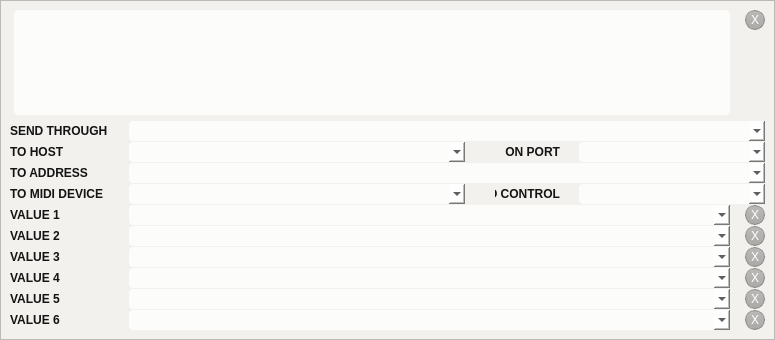
 <widget class="QWidget" name="ExtOscPatternEditor">
  <property name="geometry">
   <rect>
    <x>0</x>
    <y>0</y>
    <width>775</width>
    <height>340</height>
   </rect>
  </property>
  <property name="minimumSize">
   <size>
    <width>775</width>
    <height>340</height>
   </size>
  </property>
  <property name="windowTitle">
   <string>IanniX</string>
  </property>
  <property name="styleSheet">
   <string notr="true">QFrame#global {
	background-color: rgb(242, 241, 237);
}

QTextEdit#help {
	color: white;
	background-color: transparent;
}


QWidget {
	font: 10px &quot;Arial&quot;;
}
QLabel {
	font: bold;
}

QTabWidget::pane {
	border: 1px solid rgba(255, 255, 255, 32);
}

QLabel {
	color: rgb(20, 20, 20);
}

QLineEdit {
	background: transparent;
	border: 0px solid transparent;
}

QPushButton {
	border: 1px solid rgb(60, 60, 60, 100);
	border-radius: 10px;
	margin: 0px;
	padding: 0px;
	background-color: qlineargradient(spread:pad, x1:0, y1:0, x2:0, y2:1, stop:0 rgba(99, 100, 103, 100), stop:1 rgba(61, 61, 61, 100));
}
QPushButton {
	color: white;
}
QPushButton:hover {
	border: 1px solid rgb(0, 187, 255);
	background-color: rgb(0, 137, 241, 128);
}
QPushButton::checked, QPushButton:pressed {
	background-color: rgb(0, 187, 255);
	color: white;
}

QTreeWidget {
	color: black;
	border: 0px solid transparent;
	gridline-color: rgb(150, 152, 137);
	selection-background-color: rgb(82, 146, 218);
	background: transparent;
	background-color: rgb(0, 0, 0, 32);
	alternate-background-color: rgb(0, 0, 0, 32);
}
QTreeWidget::item {
}
QHeaderView {
	background: transparent;
	border: 0px solid transparent;
	color: rgb(203, 203, 203);
	min-height: 12px;
}
QHeaderView::section {
	background: rgba(255, 255, 255, 64);
	padding-left: 4px;
	border: 0px solid transparent;
	border-top-left-radius:  6px;
	border-top-right-radius: 6px;
	font: bold;
}

QTreeView::indicator {
	border: 1px solid rgb(60, 60, 60);
	width: 11px;
	height: 11px;
}
QTreeView::indicator:unchecked {
	background-color: qlineargradient(spread:pad, x1:0, y1:0, x2:0, y2:1, stop:0 rgba(139, 140, 143, 255), stop:1 rgba(101, 101, 101, 255));
}
QTreeView::indicator:checked {
	background-color: qlineargradient(spread:pad, x1:0, y1:0, x2:0, y2:1, stop:0 rgba(50, 237, 255), stop:1 rgba(0, 187, 255, 255));
}



QScrollBar:vertical, QScrollBar:horizontal {
	border: 0px solid transparent;
	background: rgba(255, 255, 255, 32);
}
QScrollBar::handle:vertical, QScrollBar::handle:horizontal {
	border: 0px solid transparent;
	background: rgb(161, 161, 161);
	border-radius: 3px;
}
QScrollBar:vertical {						width: 8px;					}
QScrollBar:horizontal {					height: 8px;				}
QScrollBar::handle:vertical {			min-height: 8px;		}
QScrollBar::handle:horizontal {	min-width: 8px;			}
QScrollBar::add-line:vertical, QScrollBar::add-line:hozirontal, QScrollBar::sub-line:vertical, QScrollBar::sub-line:horizontal, QScrollBar::up-arrow:vertical, QScrollBar::up-arrow:horizontal, QScrollBar::down-arrow:vertical, QScrollBar::down-arrow:horizontal {
	border: 0px solid transparent;
	background: transparent;
	width: 1px;
	height: 1px;
}
QScrollBar::add-page:vertical, QScrollBar::sub-page:vertical, QScrollBar::add-page:horizontal, QScrollBar::sub-page:horizontal {
	background: none;
}


QSplitter::handle {
	background: rgb(0,0,0, 30);
}
QSplitter::handle:pressed {
	background: rgb(0, 187, 255);
 }
QSplitter::handle:horizontal	 	{	width: 4px; }
QSplitter::handle:vertical     		{	height: 4px; }

QWidget#patternEdit {
	font: 11px &quot;Lucida Console&quot;, &quot;Monaco&quot;;
}


QPlainTextEdit, QComboBox {
	border: 0px solid transparent;
	background: rgba(255, 255, 255, 200);
	color: black;
	margin-left: 4px;
	padding-top: -4px;
	border-radius: 4px;
}
QComboBox {
	selection-color: black;
	padding-top: 0px;
	padding-left: 4px;
}
QComboBox::drop-down {
	width: 10px;
	padding: 4px;
	border: 0px solid transparent;
	background: rgb(0, 187, 255);
    image: url(:/icons/res_icon_down.png);
}
</string>
  </property>
  <layout class="QHBoxLayout" name="horizontalLayout_2">
   <property name="spacing">
    <number>0</number>
   </property>
   <property name="margin">
    <number>0</number>
   </property>
   <item>
    <widget class="QFrame" name="global">
     <property name="frameShape">
      <enum>QFrame::StyledPanel</enum>
     </property>
     <property name="frameShadow">
      <enum>QFrame::Raised</enum>
     </property>
     <layout class="QVBoxLayout" name="verticalLayout_3">
      <item>
       <layout class="QHBoxLayout" name="horizontalLayout_7">
        <property name="spacing">
         <number>15</number>
        </property>
        <item>
         <widget class="QPlainTextEditWithFocus" name="patternEdit">
          <property name="plainText">
           <string/>
          </property>
         </widget>
        </item>
        <item>
         <layout class="QVBoxLayout" name="verticalLayout_2">
          <property name="spacing">
           <number>0</number>
          </property>
          <item>
           <widget class="QPushButton" name="patternClear">
            <property name="minimumSize">
             <size>
              <width>20</width>
              <height>20</height>
             </size>
            </property>
            <property name="maximumSize">
             <size>
              <width>20</width>
              <height>20</height>
             </size>
            </property>
            <property name="focusPolicy">
             <enum>Qt::NoFocus</enum>
            </property>
            <property name="toolTip">
             <string>Clear the message</string>
            </property>
            <property name="statusTip">
             <string>Click here to clear the message</string>
            </property>
            <property name="styleSheet">
             <string notr="true"/>
            </property>
            <property name="text">
             <string>X</string>
            </property>
           </widget>
          </item>
          <item>
           <spacer name="verticalSpacer">
            <property name="orientation">
             <enum>Qt::Vertical</enum>
            </property>
            <property name="sizeHint" stdset="0">
             <size>
              <width>20</width>
              <height>40</height>
             </size>
            </property>
           </spacer>
          </item>
         </layout>
        </item>
       </layout>
      </item>
      <item>
       <layout class="QVBoxLayout" name="verticalLayout">
        <property name="spacing">
         <number>1</number>
        </property>
        <item>
         <layout class="QHBoxLayout" name="horizontalLayout_6">
          <property name="spacing">
           <number>15</number>
          </property>
          <item>
           <widget class="QLabel" name="protocolLabel">
            <property name="minimumSize">
             <size>
              <width>100</width>
              <height>0</height>
             </size>
            </property>
            <property name="maximumSize">
             <size>
              <width>100</width>
              <height>16777215</height>
             </size>
            </property>
            <property name="text">
             <string>SEND THROUGH</string>
            </property>
            <property name="buddy">
             <cstring>protocolCombo</cstring>
            </property>
           </widget>
          </item>
          <item>
           <widget class="QComboBox" name="protocolCombo">
            <property name="minimumSize">
             <size>
              <width>0</width>
              <height>20</height>
             </size>
            </property>
            <property name="maximumSize">
             <size>
              <width>16777215</width>
              <height>20</height>
             </size>
            </property>
            <property name="toolTip">
             <string>Select here the protocol used to transmit message</string>
            </property>
            <property name="statusTip">
             <string>Select here the protocol used to transmit message</string>
            </property>
            <property name="editable">
             <bool>false</bool>
            </property>
            <property name="duplicatesEnabled">
             <bool>true</bool>
            </property>
           </widget>
          </item>
         </layout>
        </item>
        <item>
         <layout class="QHBoxLayout" name="horizontalLayout">
          <property name="spacing">
           <number>15</number>
          </property>
          <item>
           <widget class="QLabel" name="hostOSCLabel">
            <property name="minimumSize">
             <size>
              <width>100</width>
              <height>0</height>
             </size>
            </property>
            <property name="maximumSize">
             <size>
              <width>100</width>
              <height>16777215</height>
             </size>
            </property>
            <property name="text">
             <string>TO HOST</string>
            </property>
            <property name="buddy">
             <cstring>hostIpCombo</cstring>
            </property>
           </widget>
          </item>
          <item>
           <widget class="QComboBox" name="hostIpCombo">
            <property name="minimumSize">
             <size>
              <width>340</width>
              <height>20</height>
             </size>
            </property>
            <property name="maximumSize">
             <size>
              <width>340</width>
              <height>20</height>
             </size>
            </property>
            <property name="toolTip">
             <string>Select or type the destination application/host IP</string>
            </property>
            <property name="statusTip">
             <string>Select or type the destination application/host IP</string>
            </property>
            <property name="editable">
             <bool>true</bool>
            </property>
            <property name="duplicatesEnabled">
             <bool>true</bool>
            </property>
           </widget>
          </item>
          <item>
           <spacer name="horizontalSpacer">
            <property name="orientation">
             <enum>Qt::Horizontal</enum>
            </property>
            <property name="sizeHint" stdset="0">
             <size>
              <width>40</width>
              <height>20</height>
             </size>
            </property>
           </spacer>
          </item>
          <item>
           <widget class="QLabel" name="portLabel">
            <property name="minimumSize">
             <size>
              <width>65</width>
              <height>0</height>
             </size>
            </property>
            <property name="maximumSize">
             <size>
              <width>65</width>
              <height>16777215</height>
             </size>
            </property>
            <property name="text">
             <string>ON PORT</string>
            </property>
            <property name="alignment">
             <set>Qt::AlignRight|Qt::AlignTrailing|Qt::AlignVCenter</set>
            </property>
            <property name="buddy">
             <cstring>portCombo</cstring>
            </property>
           </widget>
          </item>
          <item>
           <widget class="QComboBox" name="portCombo">
            <property name="minimumSize">
             <size>
              <width>190</width>
              <height>20</height>
             </size>
            </property>
            <property name="maximumSize">
             <size>
              <width>190</width>
              <height>20</height>
             </size>
            </property>
            <property name="toolTip">
             <string>Select or type the destination application/host port number</string>
            </property>
            <property name="statusTip">
             <string>Select or type the destination application/host port number</string>
            </property>
            <property name="editable">
             <bool>true</bool>
            </property>
            <property name="duplicatesEnabled">
             <bool>true</bool>
            </property>
           </widget>
          </item>
         </layout>
        </item>
        <item>
         <layout class="QHBoxLayout" name="horizontalLayout_3">
          <property name="spacing">
           <number>15</number>
          </property>
          <item>
           <widget class="QLabel" name="addressOSCLabel">
            <property name="minimumSize">
             <size>
              <width>100</width>
              <height>0</height>
             </size>
            </property>
            <property name="maximumSize">
             <size>
              <width>100</width>
              <height>16777215</height>
             </size>
            </property>
            <property name="text">
             <string>TO ADDRESS</string>
            </property>
            <property name="buddy">
             <cstring>addressOscCombo</cstring>
            </property>
           </widget>
          </item>
          <item>
           <widget class="QComboBox" name="addressOscCombo">
            <property name="minimumSize">
             <size>
              <width>0</width>
              <height>20</height>
             </size>
            </property>
            <property name="maximumSize">
             <size>
              <width>16777215</width>
              <height>20</height>
             </size>
            </property>
            <property name="toolTip">
             <string>Select or type an OSC address to reach</string>
            </property>
            <property name="statusTip">
             <string>Select or type an OSC address to reach</string>
            </property>
            <property name="editable">
             <bool>true</bool>
            </property>
            <property name="duplicatesEnabled">
             <bool>true</bool>
            </property>
           </widget>
          </item>
         </layout>
        </item>
        <item>
         <layout class="QHBoxLayout" name="horizontalLayout_4">
          <property name="spacing">
           <number>15</number>
          </property>
          <item>
           <widget class="QLabel" name="hostMIDILabel">
            <property name="minimumSize">
             <size>
              <width>100</width>
              <height>0</height>
             </size>
            </property>
            <property name="maximumSize">
             <size>
              <width>100</width>
              <height>16777215</height>
             </size>
            </property>
            <property name="text">
             <string>TO MIDI DEVICE</string>
            </property>
            <property name="buddy">
             <cstring>hostMidiCombo</cstring>
            </property>
           </widget>
          </item>
          <item>
           <widget class="QComboBox" name="hostMidiCombo">
            <property name="minimumSize">
             <size>
              <width>340</width>
              <height>20</height>
             </size>
            </property>
            <property name="maximumSize">
             <size>
              <width>340</width>
              <height>20</height>
             </size>
            </property>
            <property name="toolTip">
             <string>Select or type a MIDI device to reach</string>
            </property>
            <property name="statusTip">
             <string>Select or type a MIDI device to reach</string>
            </property>
            <property name="editable">
             <bool>true</bool>
            </property>
            <property name="duplicatesEnabled">
             <bool>true</bool>
            </property>
           </widget>
          </item>
          <item>
           <spacer name="horizontalSpacer_2">
            <property name="orientation">
             <enum>Qt::Horizontal</enum>
            </property>
            <property name="sizeHint" stdset="0">
             <size>
              <width>40</width>
              <height>20</height>
             </size>
            </property>
           </spacer>
          </item>
          <item>
           <widget class="QLabel" name="addressMIDILabel">
            <property name="minimumSize">
             <size>
              <width>65</width>
              <height>0</height>
             </size>
            </property>
            <property name="maximumSize">
             <size>
              <width>65</width>
              <height>16777215</height>
             </size>
            </property>
            <property name="text">
             <string>TO CONTROL</string>
            </property>
            <property name="alignment">
             <set>Qt::AlignRight|Qt::AlignTrailing|Qt::AlignVCenter</set>
            </property>
            <property name="buddy">
             <cstring>addressMidiCombo</cstring>
            </property>
           </widget>
          </item>
          <item>
           <widget class="QComboBox" name="addressMidiCombo">
            <property name="minimumSize">
             <size>
              <width>190</width>
              <height>20</height>
             </size>
            </property>
            <property name="maximumSize">
             <size>
              <width>190</width>
              <height>20</height>
             </size>
            </property>
            <property name="toolTip">
             <string>Select here a MIDI control</string>
            </property>
            <property name="statusTip">
             <string>Select here a MIDI control</string>
            </property>
            <property name="editable">
             <bool>false</bool>
            </property>
            <property name="duplicatesEnabled">
             <bool>true</bool>
            </property>
           </widget>
          </item>
         </layout>
        </item>
        <item>
         <layout class="QHBoxLayout" name="horizontalLayout_8">
          <property name="spacing">
           <number>15</number>
          </property>
          <item>
           <widget class="QLabel" name="argument1Label">
            <property name="minimumSize">
             <size>
              <width>100</width>
              <height>0</height>
             </size>
            </property>
            <property name="maximumSize">
             <size>
              <width>100</width>
              <height>16777215</height>
             </size>
            </property>
            <property name="text">
             <string>VALUE 1</string>
            </property>
            <property name="buddy">
             <cstring>argument1Combo</cstring>
            </property>
           </widget>
          </item>
          <item>
           <widget class="QComboBoxWithFocus" name="argument1Combo">
            <property name="minimumSize">
             <size>
              <width>0</width>
              <height>20</height>
             </size>
            </property>
            <property name="maximumSize">
             <size>
              <width>16777215</width>
              <height>20</height>
             </size>
            </property>
            <property name="toolTip">
             <string>Type here a IanniX variable or your custom value</string>
            </property>
            <property name="statusTip">
             <string>Type here a IanniX variable or your custom value</string>
            </property>
            <property name="editable">
             <bool>true</bool>
            </property>
            <property name="duplicatesEnabled">
             <bool>true</bool>
            </property>
           </widget>
          </item>
          <item>
           <widget class="QPushButton" name="argument1Clear">
            <property name="minimumSize">
             <size>
              <width>20</width>
              <height>20</height>
             </size>
            </property>
            <property name="maximumSize">
             <size>
              <width>20</width>
              <height>20</height>
             </size>
            </property>
            <property name="focusPolicy">
             <enum>Qt::NoFocus</enum>
            </property>
            <property name="toolTip">
             <string>Clear the value</string>
            </property>
            <property name="statusTip">
             <string>Click here to clear the value</string>
            </property>
            <property name="styleSheet">
             <string notr="true"/>
            </property>
            <property name="text">
             <string>X</string>
            </property>
           </widget>
          </item>
         </layout>
        </item>
        <item>
         <layout class="QHBoxLayout" name="horizontalLayout_12">
          <property name="spacing">
           <number>15</number>
          </property>
          <item>
           <widget class="QLabel" name="argument2Label">
            <property name="minimumSize">
             <size>
              <width>100</width>
              <height>0</height>
             </size>
            </property>
            <property name="maximumSize">
             <size>
              <width>100</width>
              <height>16777215</height>
             </size>
            </property>
            <property name="text">
             <string>VALUE 2</string>
            </property>
            <property name="buddy">
             <cstring>argument2Combo</cstring>
            </property>
           </widget>
          </item>
          <item>
           <widget class="QComboBoxWithFocus" name="argument2Combo">
            <property name="minimumSize">
             <size>
              <width>0</width>
              <height>20</height>
             </size>
            </property>
            <property name="maximumSize">
             <size>
              <width>16777215</width>
              <height>20</height>
             </size>
            </property>
            <property name="toolTip">
             <string>Type here a IanniX variable or your custom value</string>
            </property>
            <property name="statusTip">
             <string>Type here a IanniX variable or your custom value</string>
            </property>
            <property name="editable">
             <bool>true</bool>
            </property>
            <property name="duplicatesEnabled">
             <bool>true</bool>
            </property>
           </widget>
          </item>
          <item>
           <widget class="QPushButton" name="argument2Clear">
            <property name="minimumSize">
             <size>
              <width>20</width>
              <height>20</height>
             </size>
            </property>
            <property name="maximumSize">
             <size>
              <width>20</width>
              <height>20</height>
             </size>
            </property>
            <property name="focusPolicy">
             <enum>Qt::NoFocus</enum>
            </property>
            <property name="toolTip">
             <string>Clear the value</string>
            </property>
            <property name="statusTip">
             <string>Click here to clear the value</string>
            </property>
            <property name="text">
             <string>X</string>
            </property>
           </widget>
          </item>
         </layout>
        </item>
        <item>
         <layout class="QHBoxLayout" name="horizontalLayout_11">
          <property name="spacing">
           <number>15</number>
          </property>
          <item>
           <widget class="QLabel" name="argument3Label">
            <property name="minimumSize">
             <size>
              <width>100</width>
              <height>0</height>
             </size>
            </property>
            <property name="maximumSize">
             <size>
              <width>100</width>
              <height>16777215</height>
             </size>
            </property>
            <property name="text">
             <string>VALUE 3</string>
            </property>
            <property name="buddy">
             <cstring>argument3Combo</cstring>
            </property>
           </widget>
          </item>
          <item>
           <widget class="QComboBoxWithFocus" name="argument3Combo">
            <property name="minimumSize">
             <size>
              <width>0</width>
              <height>20</height>
             </size>
            </property>
            <property name="maximumSize">
             <size>
              <width>16777215</width>
              <height>20</height>
             </size>
            </property>
            <property name="toolTip">
             <string>Type here a IanniX variable or your custom value</string>
            </property>
            <property name="statusTip">
             <string>Type here a IanniX variable or your custom value</string>
            </property>
            <property name="editable">
             <bool>true</bool>
            </property>
            <property name="duplicatesEnabled">
             <bool>true</bool>
            </property>
           </widget>
          </item>
          <item>
           <widget class="QPushButton" name="argument3Clear">
            <property name="minimumSize">
             <size>
              <width>20</width>
              <height>20</height>
             </size>
            </property>
            <property name="maximumSize">
             <size>
              <width>20</width>
              <height>20</height>
             </size>
            </property>
            <property name="focusPolicy">
             <enum>Qt::NoFocus</enum>
            </property>
            <property name="toolTip">
             <string>Clear the value</string>
            </property>
            <property name="statusTip">
             <string>Click here to clear the value</string>
            </property>
            <property name="text">
             <string>X</string>
            </property>
           </widget>
          </item>
         </layout>
        </item>
        <item>
         <layout class="QHBoxLayout" name="horizontalLayout_10">
          <property name="spacing">
           <number>15</number>
          </property>
          <item>
           <widget class="QLabel" name="argument4Label">
            <property name="minimumSize">
             <size>
              <width>100</width>
              <height>0</height>
             </size>
            </property>
            <property name="maximumSize">
             <size>
              <width>100</width>
              <height>16777215</height>
             </size>
            </property>
            <property name="text">
             <string>VALUE 4</string>
            </property>
            <property name="buddy">
             <cstring>argument4Combo</cstring>
            </property>
           </widget>
          </item>
          <item>
           <widget class="QComboBoxWithFocus" name="argument4Combo">
            <property name="minimumSize">
             <size>
              <width>0</width>
              <height>20</height>
             </size>
            </property>
            <property name="maximumSize">
             <size>
              <width>16777215</width>
              <height>20</height>
             </size>
            </property>
            <property name="toolTip">
             <string>Type here a IanniX variable or your custom value</string>
            </property>
            <property name="statusTip">
             <string>Type here a IanniX variable or your custom value</string>
            </property>
            <property name="editable">
             <bool>true</bool>
            </property>
            <property name="duplicatesEnabled">
             <bool>true</bool>
            </property>
           </widget>
          </item>
          <item>
           <widget class="QPushButton" name="argument4Clear">
            <property name="minimumSize">
             <size>
              <width>20</width>
              <height>20</height>
             </size>
            </property>
            <property name="maximumSize">
             <size>
              <width>20</width>
              <height>20</height>
             </size>
            </property>
            <property name="focusPolicy">
             <enum>Qt::NoFocus</enum>
            </property>
            <property name="toolTip">
             <string>Clear the value</string>
            </property>
            <property name="statusTip">
             <string>Click here to clear the value</string>
            </property>
            <property name="text">
             <string>X</string>
            </property>
           </widget>
          </item>
         </layout>
        </item>
        <item>
         <layout class="QHBoxLayout" name="horizontalLayout_9">
          <property name="spacing">
           <number>15</number>
          </property>
          <item>
           <widget class="QLabel" name="argument5Label">
            <property name="minimumSize">
             <size>
              <width>100</width>
              <height>0</height>
             </size>
            </property>
            <property name="maximumSize">
             <size>
              <width>100</width>
              <height>16777215</height>
             </size>
            </property>
            <property name="text">
             <string>VALUE 5</string>
            </property>
            <property name="buddy">
             <cstring>argument5Combo</cstring>
            </property>
           </widget>
          </item>
          <item>
           <widget class="QComboBoxWithFocus" name="argument5Combo">
            <property name="minimumSize">
             <size>
              <width>0</width>
              <height>20</height>
             </size>
            </property>
            <property name="maximumSize">
             <size>
              <width>16777215</width>
              <height>20</height>
             </size>
            </property>
            <property name="toolTip">
             <string>Type here a IanniX variable or your custom value</string>
            </property>
            <property name="statusTip">
             <string>Type here a IanniX variable or your custom value</string>
            </property>
            <property name="editable">
             <bool>true</bool>
            </property>
            <property name="duplicatesEnabled">
             <bool>true</bool>
            </property>
           </widget>
          </item>
          <item>
           <widget class="QPushButton" name="argument5Clear">
            <property name="minimumSize">
             <size>
              <width>20</width>
              <height>20</height>
             </size>
            </property>
            <property name="maximumSize">
             <size>
              <width>20</width>
              <height>20</height>
             </size>
            </property>
            <property name="focusPolicy">
             <enum>Qt::NoFocus</enum>
            </property>
            <property name="toolTip">
             <string>Clear the value</string>
            </property>
            <property name="statusTip">
             <string>Click here to clear the value</string>
            </property>
            <property name="text">
             <string>X</string>
            </property>
           </widget>
          </item>
         </layout>
        </item>
        <item>
         <layout class="QHBoxLayout" name="horizontalLayout_5">
          <property name="spacing">
           <number>15</number>
          </property>
          <item>
           <widget class="QLabel" name="argument6Label">
            <property name="minimumSize">
             <size>
              <width>100</width>
              <height>0</height>
             </size>
            </property>
            <property name="maximumSize">
             <size>
              <width>100</width>
              <height>16777215</height>
             </size>
            </property>
            <property name="text">
             <string>VALUE 6</string>
            </property>
            <property name="buddy">
             <cstring>argument6Combo</cstring>
            </property>
           </widget>
          </item>
          <item>
           <widget class="QComboBoxWithFocus" name="argument6Combo">
            <property name="minimumSize">
             <size>
              <width>0</width>
              <height>20</height>
             </size>
            </property>
            <property name="maximumSize">
             <size>
              <width>16777215</width>
              <height>20</height>
             </size>
            </property>
            <property name="toolTip">
             <string>Type here a IanniX variable or your custom value</string>
            </property>
            <property name="statusTip">
             <string>Type here a IanniX variable or your custom value</string>
            </property>
            <property name="editable">
             <bool>true</bool>
            </property>
            <property name="duplicatesEnabled">
             <bool>true</bool>
            </property>
           </widget>
          </item>
          <item>
           <widget class="QPushButton" name="argument6Clear">
            <property name="minimumSize">
             <size>
              <width>20</width>
              <height>20</height>
             </size>
            </property>
            <property name="maximumSize">
             <size>
              <width>20</width>
              <height>20</height>
             </size>
            </property>
            <property name="focusPolicy">
             <enum>Qt::NoFocus</enum>
            </property>
            <property name="toolTip">
             <string>Clear the value</string>
            </property>
            <property name="statusTip">
             <string>Click here to clear the value</string>
            </property>
            <property name="text">
             <string>X</string>
            </property>
           </widget>
          </item>
         </layout>
        </item>
       </layout>
      </item>
     </layout>
    </widget>
   </item>
  </layout>
 </widget>
